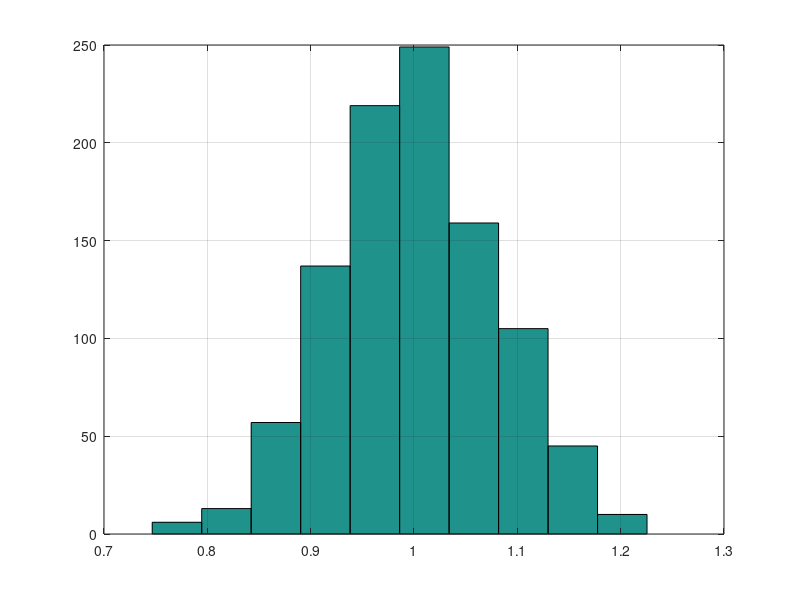

The MATLAB source for this figure:
%Box-Mueller
%Z1=Rcos(theta)=sqrt(-2logU1)cos(2piU2)
%Z2=Rsin(theta)=sqrt(-2logU1)sin(2piU2)
%Z1 and Z2 are iid standard normal
%Z1^2+Z2^2 ~ chi-squared with 2 dof ~ Exp(1/2)
%z=lambda exp(-lambda x) -> x=-1/lambda log(1-z)
%For lambda=1/2: x = -2 log (1-z) = -2log(U1)

%% Monte Carlo Simulation
%  x[n] = A + w[n]
%  A is a const to be estimated
%  w[n] is a standard normal generated by Box-Mueller transform

clc;
n=1e2;                   %number of samples
num_iter=1e3;            %number of monte carlo iterations

A=floor(10*rand)         %constant to be estimated
A_hat=zeros(num_iter,1);
sigma=1;                 %noise standard deviation

for i=1:num_iter
    u1=rand(n,1); %~U[0,1]
    u2=rand(n,1); %~U[0,1]

    %Box-Mueller Transform
    w1=sqrt(-2*log(u1)).*cos(2*pi*u2); %~N(0,1)
    w2=sqrt(-2*log(u1)).*sin(2*pi*u2); %~N(0,1)

    x=A+sigma*w1; %x \in R
    A_hat(i)=-1/2+sqrt((x'*x)/length(x)+1/4);
end

%compute estimator statistics
A_hat_mean=sum(A_hat)/length(A_hat)
A_hat_var=sum((A_hat-A_hat_mean).^2)/length(A_hat)
A_hat_pdf=hist(A_hat)
hist(A_hat); grid on;
